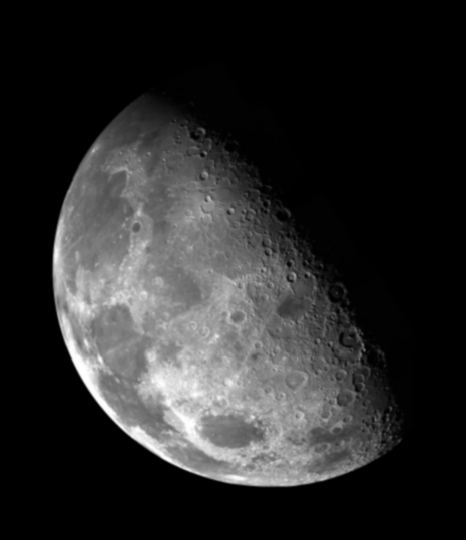
#> input picture Procesamiento avanzado de senales/Practicas_Jupyter/Modulo2/moon.tif, 466 x 540 px
$ python laplacian.py   (older library calls are emulated)
#> lines starting #> are read from the running program, lines starting #| are printed output that depends on the picture
#!/usr/bin/env python3
# -*- coding: utf-8 -*-
"""
Created on Thu Aug  1 18:43:58 2019

@author: Gustavo
"""
import cv2
import numpy as np
import matplotlib.pyplot as plt


#### Laplacian
img = cv2.cvtColor(cv2.imread('moon.tif'),cv2.COLOR_BGR2GRAY)
#> img: shape (540, 466); min 0, max 254, mean 42.7
kernel1 = np.array([[0,1,0],[1,-4,1],[0,1,0]])
kernel = np.array([[-1,-1,-1],[-1,8,-1],[-1,-1,-1]])


#laplacian=abs(cv2.filter2D(img,CV_32F,kernel))
laplacian = cv2.Laplacian(img,cv2.CV_64F)
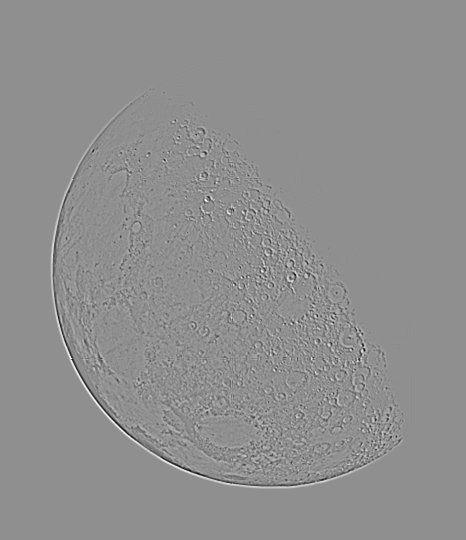
#> laplacian: shape (540, 466) float64; min -106, max 83, mean 0; drawn with min black and max white
g=img-0.8*laplacian
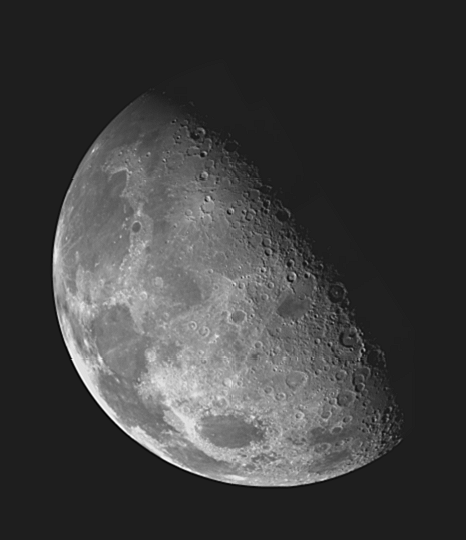
#> g: shape (540, 466) float64; min -40.4, max 297, mean 42.7; drawn with min black and max white

plt.subplot(221),plt.imshow(img,cmap = 'gray'),plt.title('Original')
plt.xticks([]), plt.yticks([])
plt.subplot(222),plt.imshow(laplacian,cmap = 'gray'),plt.title('Laplacian Filter')
plt.xticks([]), plt.yticks([])
plt.subplot(223),plt.imshow(img,cmap = 'gray'),plt.title('Original')
plt.xticks([]), plt.yticks([])
plt.subplot(224),plt.imshow(g,cmap = 'gray'),plt.title('Sharped')
plt.xticks([]), plt.yticks([])
plt.show()
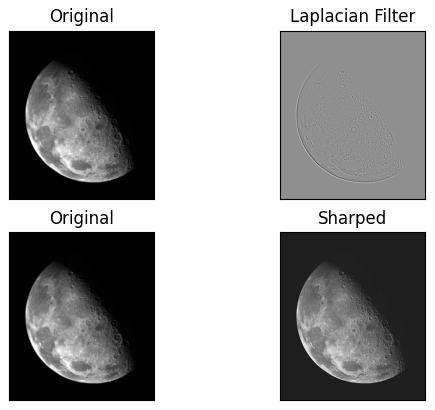
#> figure drawn by matplotlib, 4 panels


#####Generate Noise
import numpy as np
import cv2
from matplotlib import pyplot as plt
from skimage.util import random_noise
from skimage.exposure import rescale_intensity


#> (the run stopped early here; a loop or call above may not have finished)
